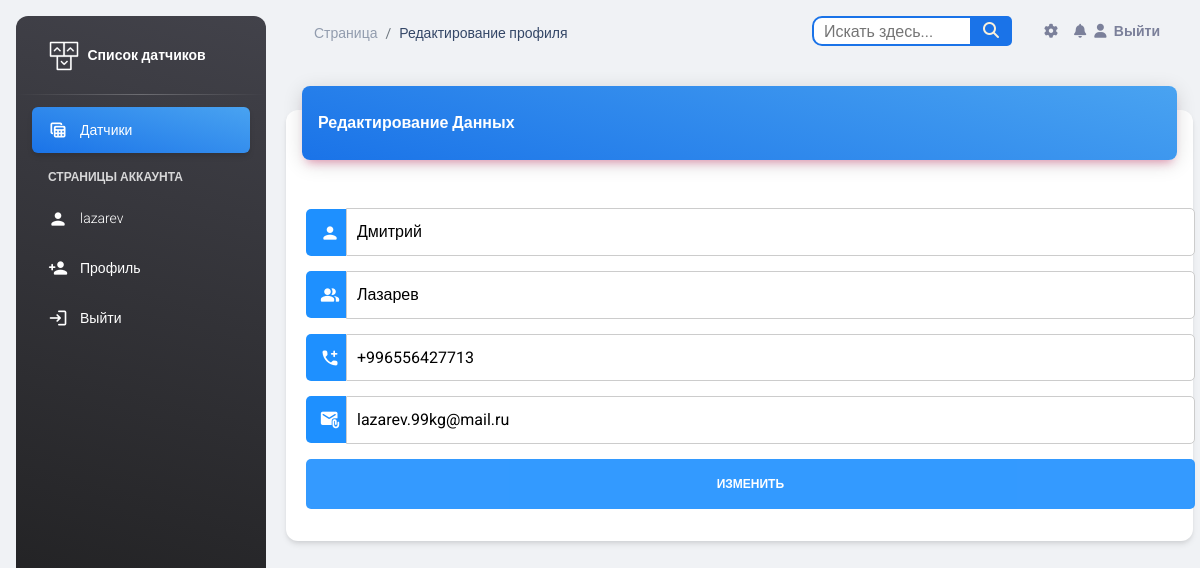
/account/lazarev/ (signed in), run on an earlier commit of the app's database.
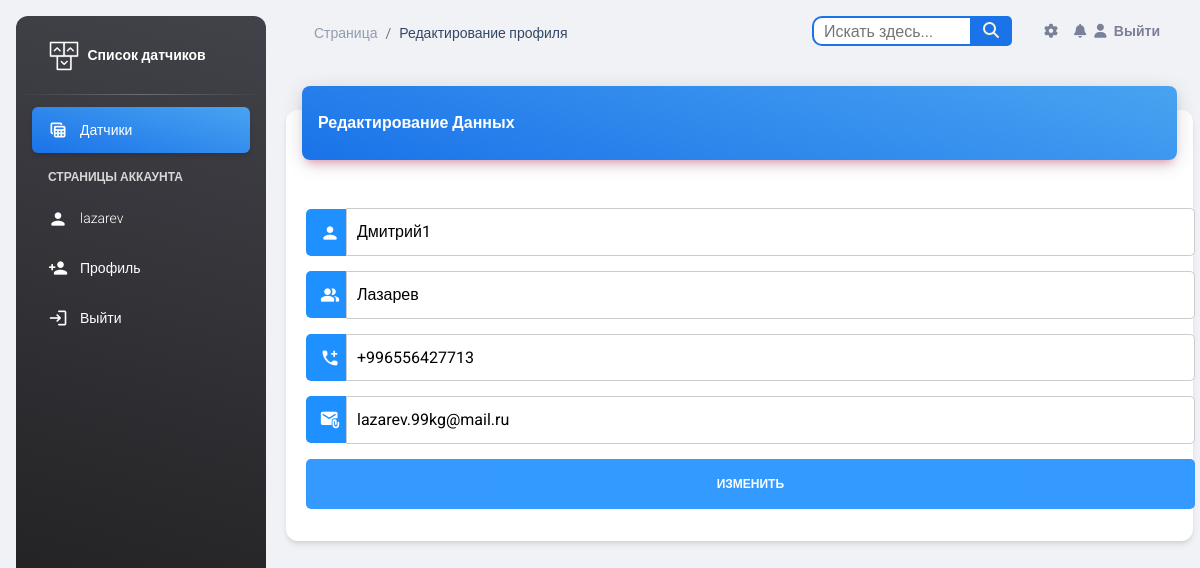
And on a later commit of the database.
### account/models.py (models this page shows, shortened)
class Profile(models.Model):
    id = models.AutoField(primary_key=True)
    user = models.OneToOneField(User, verbose_name="Пользователь", on_delete=models.CASCADE)
    name = models.CharField(max_length=25, verbose_name="Имя", blank=True)
    surnames = models.CharField(max_length=25, verbose_name="Фамилия", blank=True)
    sensor = models.ManyToManyField(Sensor, verbose_name="Датчик", blank=True)
    work_phone = models.CharField(null=True, verbose_name="Рабочий телефон", blank=True, max_length=20)
    email = models.EmailField(max_length=40, verbose_name="Электронная почта", blank=True)
    photo = models.ImageField(upload_to='users/%Y/%m/%d', blank=True, verbose_name="Фото",
                              default='../static/img/default.png')
    slug = models.SlugField("URL", max_length=50, blank=True)
    class Meta:
        verbose_name = 'Профиль'
        verbose_name_plural = 'Профиля'

### account/views.py (the view)
# urls.py: path('<slug:slug>/', edit, name='profile_edit'),
@login_required
def edit(request, slug):
    if request.method == 'POST':
        profile_form = ProfileEditForm(instance=request.user.profile, data=request.POST, files=request.FILES)
        if profile_form.is_valid():
            profile_form.save()
            messages.success(request, 'Профиль обновлен!')
            return redirect('profiles:profile_detail', slug=request.user.profile.slug)
        else:
            messages.error(request, 'Пожалуйста, исправьте ошибки в форме.')
    else:
        profile_form = ProfileEditForm(instance=request.user.profile)
    return render(request, 'profile/profile_edit.html', {'profile_form': profile_form})

### account/forms.py
class ProfileEditForm(forms.ModelForm):
    class Meta:
        model = Profile
        fields = ('name', 'surnames', 'work_phone', 'email', 'photo')

### templates/profile/profile_edit.html (shortened to what this page needs)
{% include 'base.html' %}
{% load static %}
<head>
</head>
<body class="g-sidenav-show  bg-gray-200">
<aside class="sidenav navbar navbar-vertical navbar-expand-xs border-0 border-radius-xl my-3 fixed-start ms-3   bg-gradient-dark"
       id="sidenav-main">
    <div class="sidenav-header">
        <a class="navbar-brand m-0" href="{% url 'sensor_list' %}">
            <img src="{% static 'img/logo-ct.png' %}" class="navbar-brand-img h-100" alt="main_logo">
            <span class="ms-1 font-weight-bold text-white">Список датчиков</span>
        </a>
    </div>
    <hr class="horizontal light mt-0 mb-2">
    <div class="collapse navbar-collapse  w-auto " id="sidenav-collapse-main">
        <ul class="navbar-nav">
            <li class="nav-item">
                <a class="nav-link text-white active bg-gradient-info" href="{% url 'sensor_list' %}">
                    <div class="text-white text-center me-2 d-flex align-items-center justify-content-center">
                        <i class="material-icons opacity-10">table_view</i>
                    </div>
                    <span class="nav-link-text ms-1">Датчики</span>
                </a>
            </li>
            {% if user.is_authenticated %}
                <li class="nav-item mt-3">
                    <h6 class="ps-4 ms-2 text-uppercase text-xs text-white font-weight-bolder opacity-8">Страницы
                        аккаунта</h6>
                </li>
                <li class="nav-item">
                    <a class="nav-link text-white ">
                        <div class="text-white text-center me-2 d-flex align-items-center justify-content-center">
                            <i class="material-icons opacity-10">person</i>
                        </div>
                        <span class="nav-link-text ms-1">{{ user.username }}</span>
                    </a>
                </li>
                <li class="nav-item">
                    <a class="nav-link text-white " href="{% url 'profiles:profile_detail' user.profile.slug %}">
                        <div class="text-white text-center me-2 d-flex align-items-center justify-content-center">
                            <i class="material-icons opacity-10">person_add</i>
                        </div>
                        <span class="nav-link-text ms-1">Профиль</span>
                    </a>
                </li>
                <li class="nav-item">
                    <a class="nav-link text-white " href='{% url 'logout' %}'>
                        <div class="text-white text-center me-2 d-flex align-items-center justify-content-center">
                            <i class="material-icons opacity-10">login</i>
                        </div>
                        <span class="nav-link-text ms-1">Выйти</span>
                    </a>
                </li>
            {% endif %}
        </ul>
    </div>
</aside>
<main class="main-content position-relative max-height-vh-100 h-100 border-radius-lg ">
    <nav class="navbar navbar-main navbar-expand-lg px-0 mx-4 shadow-none border-radius-xl" id="navbarBlur"
         data-scroll="true">
        <div class="container-fluid py-1 px-3">
            <nav aria-label="breadcrumb">
                <ol class="breadcrumb bg-transparent mb-0 pb-0 pt-1 px-0 me-sm-6 me-5">
                    <li class="breadcrumb-item text-sm"><a class="opacity-5 text-dark" href="{% url 'sensor_list' %}">Страница</a>
                    <li class="breadcrumb-item text-sm text-dark active" aria-current="page">Редактирование профиля</li>
                </ol>
            </nav>
            {% include 'include/navbar.html' %}
        </div>
    </nav>
    <div class="container-fluid py-4">
        <div class="row">
            <div class="col-12">
                <div class="card my-4">
                    <div class="card-header p-0 position-relative mt-n4 mx-3 z-index-2">
                        <div class="bg-gradient-info shadow-primary border-radius-lg pt-4 pb-3">
                            <h6 class="text-white text-capitalize ps-3">Редактирование данных</h6>
                        </div>
                    </div>
                    <div class="card-body px-0 pb-2">
                        <form class="profile-form" action="." method="post" enctype="multipart/form-data">
                            <div class="card-body px-0 pb-2">
                                <div class="input-container">
                                    <i class="icon"><i class="material-icons opacity-10">person</i></i>
                                    <input class="input-field" type="text" placeholder="Имя" name="name"
                                           value="{{ profile_form.instance.name }}">
                                </div>
                                <div class="input-container">
                                    <i class="icon"><i class="material-icons opacity-10">people_alt</i></i>
                                    <input class="input-field" type="text" placeholder="Фамилия" name="surnames"
                                           value="{{ profile_form.instance.surnames }}">
                                </div>
                                <div class="input-container">
                                    <i class="icon"><i class="material-icons opacity-10">add_ic_call</i></i>
                                    <input class="input-field" type="text" placeholder="Рабочий телефон"
                                           name="work_phone" value="{{ profile_form.instance.work_phone }}">
                                </div>
                                <div class="input-container">
                                    <i class="icon"><i class="material-icons opacity-10">attach_email</i></i>
                                    <input class="input-field" type="text" placeholder="Почта" name="email"
                                           value="{{ profile_form.instance.email }}">
                                </div>
                                <button type="submit" class="btn">Изменить</button>
                            </div>
                        </form>
                    </div>
                </div>
            </div>
        </div>
    </div>
</main>
</body>

### templates/base.html (shortened to what this page needs)
{% load static %}
<head>
    <link href="{% static 'css/nucleo-icons.css' %}" rel="stylesheet"/>
    <link href="{% static 'css/nucleo-svg.css' %}" rel="stylesheet"/>
    <link id="pagestyle" href="{% static 'css/material-dashboard.css' %}" rel="stylesheet"/>
</head>

### templates/include/navbar.html (shortened to what this page needs)
<div class="collapse navbar-collapse mt-sm-0 mt-2 me-md-0 me-sm-4" id="navbar">
    <div class="ms-md-auto pe-md-3 d-flex align-items-center">
        <div class="d1">
            <form action="{% url 'search_sensors' %}" method="get">
                <input type="text" name="q" placeholder="Искать здесь...">
                <button type="submit"></button>
            </form>
        </div>
    </div>
    <ul class="navbar-nav  justify-content-end">
        <li class="nav-item px-3 d-flex align-items-center">
            <a href="javascript:;" class="nav-link text-body p-0">
                <i class="fa fa-cog fixed-plugin-button-nav cursor-pointer"></i>
            </a>
        </li>
        <li class="nav-item dropdown pe-2 d-flex align-items-center">
            <a href="javascript:;" class="nav-link text-body p-0" id="dropdownMenuButton"
               data-bs-toggle="dropdown" aria-expanded="false">
                <i class="fa fa-bell cursor-pointer"></i>
            </a>
        </li>
        {% if user.is_authenticated %}
            <li class="nav-item d-flex align-items-center">
                <a href="{% url 'logout' %}" class="nav-link text-body font-weight-bold px-0">
                    <i class="fa fa-user me-sm-1"></i>
                    <span class="d-sm-inline d-none">Выйти</span>
                </a>
            </li>
        {% endif %}
    </ul>
</div>

### templates/include/script.html (shortened to what this page needs)
{% load static %}

### static/css/nucleo-svg.css (style rules this page uses)
.icon { display: inline-block; color: #111111; height: 1em; width: 1em; }
.icon { fill: currentColor; stroke: none; }

### templates/profile/profile_edit.html (style rules this page uses)
.profile-form { width: 98%; margin-left: 20px; }
.input-container { display: flex; align-items: center; margin-bottom: 15px; }
.icon { height: 47px; padding: 14px; background: dodgerblue; color: white; min-width: 40px; text-align: center; border-top-left-radius: 5px; border-bottom-left-radius: 5px; }
.input-field { width: 100%; padding: 10px; outline: none; border-top-right-radius: 5px; border-bottom-right-radius: 5px; border: 1px solid #ccc; }
.btn { background-color: dodgerblue; color: white; padding: 15px 20px; border: none; cursor: pointer; width: 100%; opacity: 0.9; border-radius: 5px; }

### templates/include/navbar.html (style rules this page uses)
form { position: relative; width: 200px; margin: 0 auto; }
.d1 input { width: 100%; height: 30px; padding-left: 10px; border: 2px solid #1A73E8; border-radius: 10px; outline: none; background: #ffffff; color: #000000; }
.d1 button { position: absolute; top: 0; right: 0px; width: 42px; height: 30px; border: none; background: #1A73E8; border-radius: 0 5px 5px 0; cursor: pointer; }
.d1 button:before { content: "\f002"; font-family: FontAwesome; font-size: 16px; color: #F9F0DA; }

What changed in the data, as far as the page shows it:
changed Profile "Лазарев": name "Дмитрий" → "Дмитрий1"
